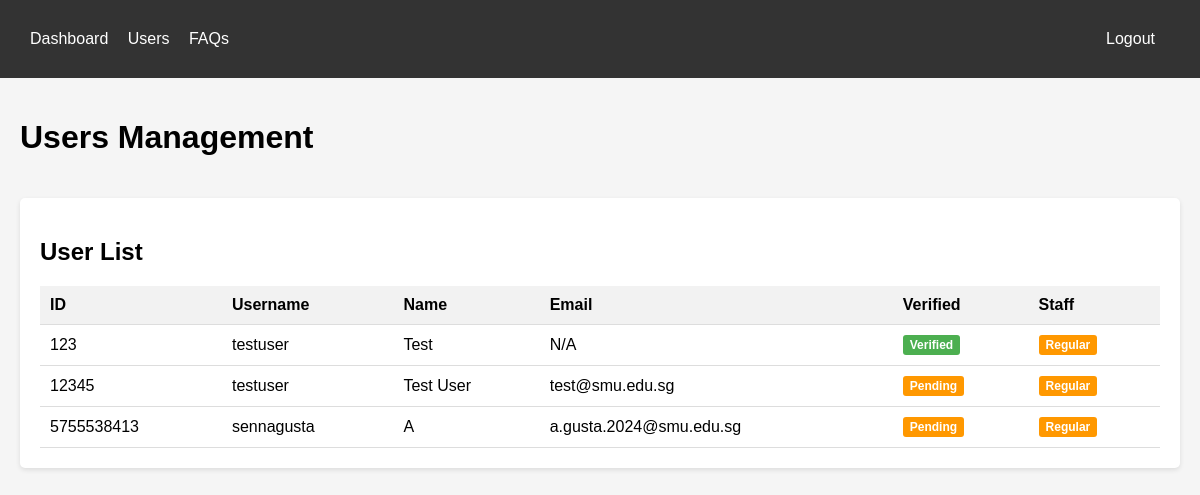
/users (signed in), run on an earlier commit of the app's database.
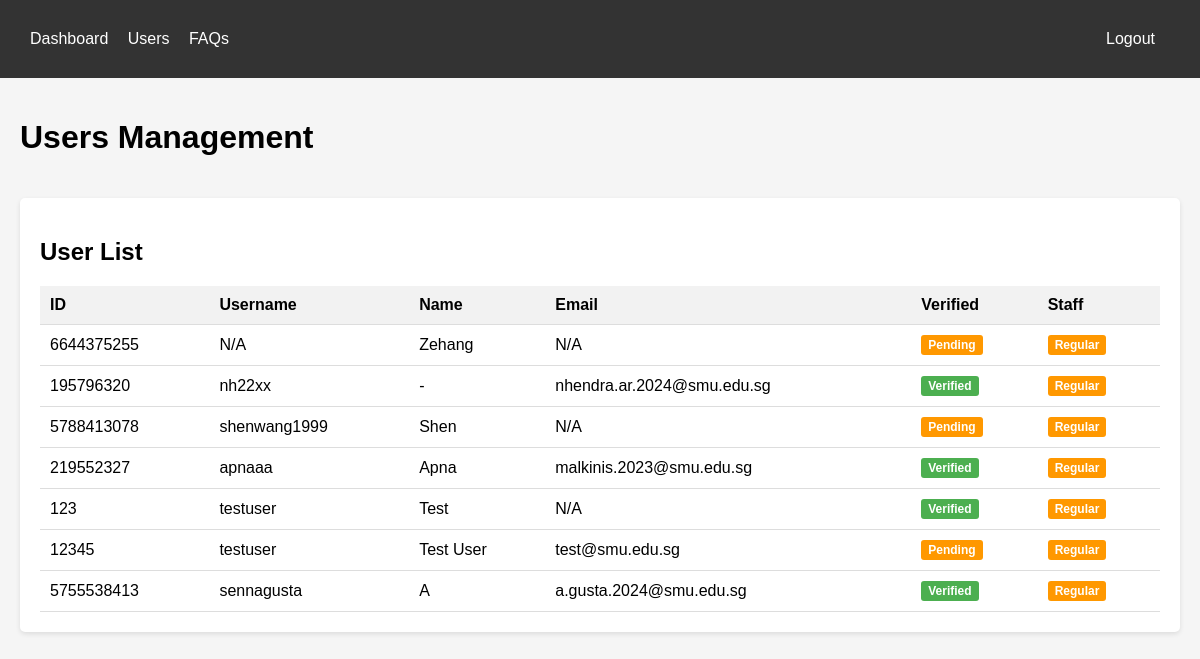
And on a later commit of the database.
### tables this page shows
CREATE TABLE users (
        user_id TEXT PRIMARY KEY,
        username TEXT,
        first_name TEXT,
        email TEXT,
        is_verified INTEGER DEFAULT 0,
        is_staff INTEGER DEFAULT 0,
        verification_code TEXT,
        code_expires_at TIMESTAMP,
        created_at TIMESTAMP DEFAULT CURRENT_TIMESTAMP
    );

### dashboard/app.py (the view)
@app.route('/users')
def users():
    if 'logged_in' not in session:
        return redirect(url_for('login'))
    with DatabaseConnection() as conn:
        cursor = conn.cursor()
        cursor.execute('''
        SELECT user_id, username, first_name, email, is_verified, is_staff
        FROM users
        ORDER BY created_at DESC
        ''')
        users = cursor.fetchall()
    return render_template('users.html', users=users)

### db/connection.py (called while the page is built)
def get_connection():
    conn = sqlite3.connect(DATABASE_PATH)
    conn.row_factory = sqlite3.Row  # This lets us access columns by name
    return conn

    def __enter__(self):
        self.conn = get_connection()
        return self.conn

    def __exit__(self, exc_type, exc_val, exc_tb):
        if self.conn:
            if exc_type is None:
                self.conn.commit()
            else:
                self.conn.rollback()
            self.conn.close()

### dashboard/templates/users.html (shortened to what this page needs)
<!DOCTYPE html>
<html>
<head>
</head>
<body>
    <div class="navbar">
        <div class="container">
            <a href="/dashboard">Dashboard</a>
            <a href="/users">Users</a>
            <a href="/faqs">FAQs</a>
            <a href="/logout" style="float:right">Logout</a>
        </div>
    </div>
    <div class="container">
        <div class="header">
            <h1>Users Management</h1>
        </div>
        <div class="card">
            <h2>User List</h2>
            <table>
                <thead>
                    <tr>
                        <th>ID</th>
                        <th>Username</th>
                        <th>Name</th>
                        <th>Email</th>
                        <th>Verified</th>
                        <th>Staff</th>
                    </tr>
                </thead>
                <tbody>
                    {% for user in users %}
                    <tr>
                        <td>{{ user.user_id }}</td>
                        <td>{{ user.username or 'N/A' }}</td>
                        <td>{{ user.first_name or 'N/A' }}</td>
                        <td>{{ user.email or 'N/A' }}</td>
                        <td>
                            {% if user.is_verified %}
                            <span class="badge badge-success">Verified</span>
                            {% else %}
                            <span class="badge badge-warning">Pending</span>
                            {% endif %}
                        </td>
                        <td>
                            {% if user.is_staff %}
                            <span class="badge badge-success">Staff</span>
                            {% else %}
                            <span class="badge badge-warning">Regular</span>
                            {% endif %}
                        </td>
                    </tr>
                    {% endfor %}
                </tbody>
            </table>
        </div>
    </div>
</body>
</html>

### dashboard/templates/users.html (style rules this page uses)
body { font-family: Arial, sans-serif; margin: 0; padding: 0; background-color: #f5f5f5; }
.container { max-width: 1200px; margin: 0 auto; padding: 20px; }
.header { display: flex; justify-content: space-between; align-items: center; margin-bottom: 20px; }
.navbar { background-color: #333; color: white; padding: 10px; }
.navbar a { color: white; text-decoration: none; margin-right: 15px; }
.card { background: white; padding: 20px; border-radius: 5px; box-shadow: 0 2px 5px rgba(0, 0, 0, 0.1); margin-bottom: 20px; }
table { width: 100%; border-collapse: collapse; }
table th, table td { padding: 10px; text-align: left; border-bottom: 1px solid #ddd; }
table th { background-color: #f2f2f2; }
.badge { display: inline-block; padding: 3px 7px; border-radius: 3px; font-size: 12px; font-weight: bold; color: white; }
.badge-success { background-color: #4CAF50; }
.badge-warning { background-color: #ff9800; }

What changed in the data, as far as the page shows it:
added users: user_id "6644375255", username "N/A", first_name "Zehang", email "N/A", is_verified "Pending", is_staff "Regular"
added users: user_id "195796320", username "nh22xx", first_name "-", email "nhendra.ar.2024@smu.edu.sg", is_verified "Verified", is_staff "Regular"
added users: user_id "5788413078", username "shenwang1999", first_name "Shen", email "N/A", is_verified "Pending", is_staff "Regular"
added users: user_id "219552327", username "apnaaa", first_name "Apna", email "malkinis.2023@smu.edu.sg", is_verified "Verified", is_staff "Regular"
changed users "sennagusta": is_verified "Pending" → "Verified"
